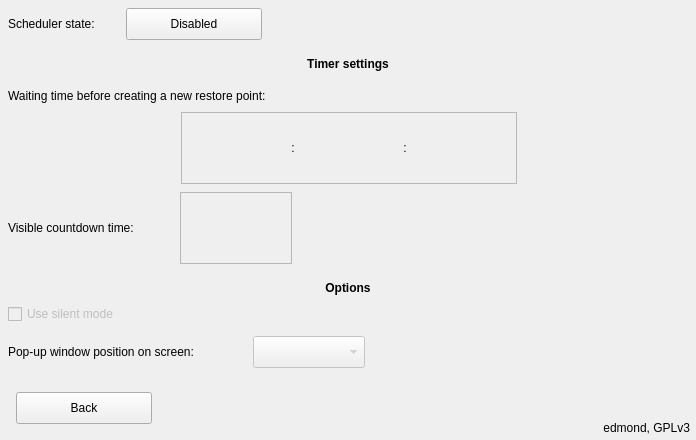
     <widget class="QWidget" name="schedulepanel" native="true">
      <property name="geometry">
       <rect>
        <x>697</x>
        <y>464</y>
        <width>696</width>
        <height>440</height>
       </rect>
      </property>
      <property name="autoFillBackground">
       <bool>true</bool>
      </property>
      <widget class="QLabel" name="schedulerstatetext">
       <property name="geometry">
        <rect>
         <x>8</x>
         <y>8</y>
         <width>113</width>
         <height>32</height>
        </rect>
       </property>
       <property name="text">
        <string>Scheduler state:</string>
       </property>
      </widget>
      <widget class="QPushButton" name="schedulerstate">
       <property name="geometry">
        <rect>
         <x>126</x>
         <y>8</y>
         <width>136</width>
         <height>32</height>
        </rect>
       </property>
       <property name="cursor">
        <cursorShape>PointingHandCursor</cursorShape>
       </property>
       <property name="focusPolicy">
        <enum>Qt::NoFocus</enum>
       </property>
       <property name="text">
        <string>Disabled</string>
       </property>
       <property name="iconSize">
        <size>
         <width>13</width>
         <height>13</height>
        </size>
       </property>
       <property name="checkable">
        <bool>true</bool>
       </property>
      </widget>
      <widget class="QLabel" name="label_24">
       <property name="geometry">
        <rect>
         <x>0</x>
         <y>48</y>
         <width>696</width>
         <height>32</height>
        </rect>
       </property>
       <property name="font">
        <font>
         <weight>75</weight>
         <bold>true</bold>
        </font>
       </property>
       <property name="text">
        <string>Timer settings</string>
       </property>
       <property name="alignment">
        <set>Qt::AlignCenter</set>
       </property>
      </widget>
      <widget class="QLabel" name="label_25">
       <property name="geometry">
        <rect>
         <x>0</x>
         <y>272</y>
         <width>696</width>
         <height>32</height>
        </rect>
       </property>
       <property name="font">
        <font>
         <weight>75</weight>
         <bold>true</bold>
        </font>
       </property>
       <property name="text">
        <string>Options</string>
       </property>
       <property name="alignment">
        <set>Qt::AlignCenter</set>
       </property>
      </widget>
      <widget class="QLabel" name="label_26">
       <property name="geometry">
        <rect>
         <x>8</x>
         <y>80</y>
         <width>680</width>
         <height>32</height>
        </rect>
       </property>
       <property name="text">
        <string>Waiting time before creating a new restore point:</string>
       </property>
      </widget>
      <widget class="QLabel" name="schedulersecondtext">
       <property name="geometry">
        <rect>
         <x>8</x>
         <y>212</y>
         <width>167</width>
         <height>32</height>
        </rect>
       </property>
       <property name="text">
        <string>Visible countdown time:</string>
       </property>
      </widget>
      <widget class="QLabel" name="windowpositiontext">
       <property name="geometry">
        <rect>
         <x>8</x>
         <y>336</y>
         <width>240</width>
         <height>32</height>
        </rect>
       </property>
       <property name="text">
        <string>Pop-up window position on screen:</string>
       </property>
      </widget>
      <widget class="QCheckBox" name="silentmode">
       <property name="enabled">
        <bool>false</bool>
       </property>
       <property name="geometry">
        <rect>
         <x>8</x>
         <y>304</y>
         <width>138</width>
         <height>20</height>
        </rect>
       </property>
       <property name="cursor">
        <cursorShape>PointingHandCursor</cursorShape>
       </property>
       <property name="focusPolicy">
        <enum>Qt::NoFocus</enum>
       </property>
       <property name="text">
        <string>Use silent mode</string>
       </property>
      </widget>
      <widget class="QComboBox" name="windowposition">
       <property name="enabled">
        <bool>false</bool>
       </property>
       <property name="geometry">
        <rect>
         <x>253</x>
         <y>336</y>
         <width>112</width>
         <height>32</height>
        </rect>
       </property>
       <property name="minimumSize">
        <size>
         <width>112</width>
         <height>32</height>
        </size>
       </property>
       <property name="cursor">
        <cursorShape>PointingHandCursor</cursorShape>
       </property>
       <property name="focusPolicy">
        <enum>Qt::NoFocus</enum>
       </property>
      </widget>
      <widget class="QPushButton" name="schedulerback">
       <property name="geometry">
        <rect>
         <x>16</x>
         <y>392</y>
         <width>136</width>
         <height>32</height>
        </rect>
       </property>
       <property name="cursor">
        <cursorShape>PointingHandCursor</cursorShape>
       </property>
       <property name="text">
        <string>Back</string>
       </property>
       <property name="icon">
        <iconset resource="pictures.qrc">
         <normaloff>:/pictures/back.png</normaloff>:/pictures/back.png</iconset>
       </property>
       <property name="iconSize">
        <size>
         <width>13</width>
         <height>13</height>
        </size>
       </property>
      </widget>
      <widget class="QLabel" name="label_27">
       <property name="geometry">
        <rect>
         <x>390</x>
         <y>416</y>
         <width>300</width>
         <height>24</height>
        </rect>
       </property>
       <property name="text">
        <string notr="true">edmond, GPLv3</string>
       </property>
       <property name="alignment">
        <set>Qt::AlignRight|Qt::AlignTrailing|Qt::AlignVCenter</set>
       </property>
      </widget>
      <widget class="QFrame" name="schedulerdayhrminpanel">
       <property name="geometry">
        <rect>
         <x>181</x>
         <y>112</y>
         <width>336</width>
         <height>72</height>
        </rect>
       </property>
       <property name="autoFillBackground">
        <bool>true</bool>
       </property>
       <property name="frameShape">
        <enum>QFrame::StyledPanel</enum>
       </property>
       <property name="frameShadow">
        <enum>QFrame::Sunken</enum>
       </property>
       <widget class="QPushButton" name="dayup">
        <property name="enabled">
         <bool>false</bool>
        </property>
        <property name="geometry">
         <rect>
          <x>0</x>
          <y>0</y>
          <width>112</width>
          <height>24</height>
         </rect>
        </property>
        <property name="cursor">
         <cursorShape>PointingHandCursor</cursorShape>
        </property>
        <property name="focusPolicy">
         <enum>Qt::NoFocus</enum>
        </property>
        <property name="toolTip">
         <string>More</string>
        </property>
        <property name="icon">
         <iconset resource="pictures.qrc">
          <normaloff>:/pictures/up.png</normaloff>:/pictures/up.png</iconset>
        </property>
        <property name="iconSize">
         <size>
          <width>24</width>
          <height>12</height>
         </size>
        </property>
        <property name="autoRepeat">
         <bool>true</bool>
        </property>
        <property name="autoRepeatInterval">
         <number>50</number>
        </property>
        <property name="flat">
         <bool>true</bool>
        </property>
       </widget>
       <widget class="QPushButton" name="hourup">
        <property name="enabled">
         <bool>false</bool>
        </property>
        <property name="geometry">
         <rect>
          <x>112</x>
          <y>0</y>
          <width>112</width>
          <height>24</height>
         </rect>
        </property>
        <property name="cursor">
         <cursorShape>PointingHandCursor</cursorShape>
        </property>
        <property name="focusPolicy">
         <enum>Qt::NoFocus</enum>
        </property>
        <property name="toolTip">
         <string>More</string>
        </property>
        <property name="icon">
         <iconset resource="pictures.qrc">
          <normaloff>:/pictures/up.png</normaloff>:/pictures/up.png</iconset>
        </property>
        <property name="iconSize">
         <size>
          <width>24</width>
          <height>12</height>
         </size>
        </property>
        <property name="autoRepeat">
         <bool>true</bool>
        </property>
        <property name="autoRepeatInterval">
         <number>50</number>
        </property>
        <property name="flat">
         <bool>true</bool>
        </property>
       </widget>
       <widget class="QPushButton" name="minuteup">
        <property name="enabled">
         <bool>false</bool>
        </property>
        <property name="geometry">
         <rect>
          <x>224</x>
          <y>0</y>
          <width>112</width>
          <height>24</height>
         </rect>
        </property>
        <property name="cursor">
         <cursorShape>PointingHandCursor</cursorShape>
        </property>
        <property name="focusPolicy">
         <enum>Qt::NoFocus</enum>
        </property>
        <property name="toolTip">
         <string>More</string>
        </property>
        <property name="icon">
         <iconset resource="pictures.qrc">
          <normaloff>:/pictures/up.png</normaloff>:/pictures/up.png</iconset>
        </property>
        <property name="iconSize">
         <size>
          <width>24</width>
          <height>12</height>
         </size>
        </property>
        <property name="autoRepeat">
         <bool>true</bool>
        </property>
        <property name="autoRepeatInterval">
         <number>50</number>
        </property>
        <property name="flat">
         <bool>true</bool>
        </property>
       </widget>
       <widget class="QPushButton" name="minutedown">
        <property name="enabled">
         <bool>false</bool>
        </property>
        <property name="geometry">
         <rect>
          <x>224</x>
          <y>48</y>
          <width>112</width>
          <height>24</height>
         </rect>
        </property>
        <property name="cursor">
         <cursorShape>PointingHandCursor</cursorShape>
        </property>
        <property name="focusPolicy">
         <enum>Qt::NoFocus</enum>
        </property>
        <property name="toolTip">
         <string>Less</string>
        </property>
        <property name="icon">
         <iconset resource="pictures.qrc">
          <normaloff>:/pictures/down.png</normaloff>:/pictures/down.png</iconset>
        </property>
        <property name="iconSize">
         <size>
          <width>24</width>
          <height>12</height>
         </size>
        </property>
        <property name="autoRepeat">
         <bool>true</bool>
        </property>
        <property name="autoRepeatInterval">
         <number>50</number>
        </property>
        <property name="flat">
         <bool>true</bool>
        </property>
       </widget>
       <widget class="QPushButton" name="hourdown">
        <property name="enabled">
         <bool>false</bool>
        </property>
        <property name="geometry">
         <rect>
          <x>112</x>
          <y>48</y>
          <width>112</width>
          <height>24</height>
         </rect>
        </property>
        <property name="cursor">
         <cursorShape>PointingHandCursor</cursorShape>
        </property>
        <property name="focusPolicy">
         <enum>Qt::NoFocus</enum>
        </property>
        <property name="toolTip">
         <string>Less</string>
        </property>
        <property name="icon">
         <iconset resource="pictures.qrc">
          <normaloff>:/pictures/down.png</normaloff>:/pictures/down.png</iconset>
        </property>
        <property name="iconSize">
         <size>
          <width>24</width>
          <height>12</height>
         </size>
        </property>
        <property name="autoRepeat">
         <bool>true</bool>
        </property>
        <property name="autoRepeatInterval">
         <number>50</number>
        </property>
        <property name="flat">
         <bool>true</bool>
        </property>
       </widget>
       <widget class="QPushButton" name="daydown">
        <property name="enabled">
         <bool>false</bool>
        </property>
        <property name="geometry">
         <rect>
          <x>0</x>
          <y>48</y>
          <width>112</width>
          <height>24</height>
         </rect>
        </property>
        <property name="cursor">
         <cursorShape>PointingHandCursor</cursorShape>
        </property>
        <property name="focusPolicy">
         <enum>Qt::NoFocus</enum>
        </property>
        <property name="toolTip">
         <string>Less</string>
        </property>
        <property name="icon">
         <iconset resource="pictures.qrc">
          <normaloff>:/pictures/down.png</normaloff>:/pictures/down.png</iconset>
        </property>
        <property name="iconSize">
         <size>
          <width>24</width>
          <height>12</height>
         </size>
        </property>
        <property name="autoRepeat">
         <bool>true</bool>
        </property>
        <property name="autoRepeatInterval">
         <number>50</number>
        </property>
        <property name="flat">
         <bool>true</bool>
        </property>
       </widget>
       <widget class="QLabel" name="schedulerday">
        <property name="geometry">
         <rect>
          <x>8</x>
          <y>24</y>
          <width>96</width>
          <height>24</height>
         </rect>
        </property>
        <property name="autoFillBackground">
         <bool>true</bool>
        </property>
        <property name="alignment">
         <set>Qt::AlignCenter</set>
        </property>
       </widget>
       <widget class="QLabel" name="label_30">
        <property name="geometry">
         <rect>
          <x>104</x>
          <y>24</y>
          <width>16</width>
          <height>24</height>
         </rect>
        </property>
        <property name="text">
         <string notr="true">:</string>
        </property>
        <property name="alignment">
         <set>Qt::AlignCenter</set>
        </property>
       </widget>
       <widget class="QLabel" name="schedulerhour">
        <property name="geometry">
         <rect>
          <x>120</x>
          <y>24</y>
          <width>96</width>
          <height>24</height>
         </rect>
        </property>
        <property name="autoFillBackground">
         <bool>true</bool>
        </property>
        <property name="alignment">
         <set>Qt::AlignCenter</set>
        </property>
       </widget>
       <widget class="QLabel" name="label_32">
        <property name="geometry">
         <rect>
          <x>216</x>
          <y>24</y>
          <width>16</width>
          <height>24</height>
         </rect>
        </property>
        <property name="text">
         <string notr="true">:</string>
        </property>
        <property name="alignment">
         <set>Qt::AlignCenter</set>
        </property>
       </widget>
       <widget class="QLabel" name="schedulerminute">
        <property name="geometry">
         <rect>
          <x>232</x>
          <y>24</y>
          <width>96</width>
          <height>24</height>
         </rect>
        </property>
        <property name="autoFillBackground">
         <bool>true</bool>
        </property>
        <property name="alignment">
         <set>Qt::AlignCenter</set>
        </property>
       </widget>
      </widget>
      <widget class="QFrame" name="schedulersecondpanel">
       <property name="geometry">
        <rect>
         <x>180</x>
         <y>192</y>
         <width>112</width>
         <height>72</height>
        </rect>
       </property>
       <property name="autoFillBackground">
        <bool>true</bool>
       </property>
       <property name="frameShape">
        <enum>QFrame::StyledPanel</enum>
       </property>
       <property name="frameShadow">
        <enum>QFrame::Sunken</enum>
       </property>
       <widget class="QPushButton" name="secondup">
        <property name="enabled">
         <bool>false</bool>
        </property>
        <property name="geometry">
         <rect>
          <x>0</x>
          <y>0</y>
          <width>112</width>
          <height>24</height>
         </rect>
        </property>
        <property name="cursor">
         <cursorShape>PointingHandCursor</cursorShape>
        </property>
        <property name="focusPolicy">
         <enum>Qt::NoFocus</enum>
        </property>
        <property name="toolTip">
         <string>More</string>
        </property>
        <property name="icon">
         <iconset resource="pictures.qrc">
          <normaloff>:/pictures/up.png</normaloff>:/pictures/up.png</iconset>
        </property>
        <property name="iconSize">
         <size>
          <width>24</width>
          <height>12</height>
         </size>
        </property>
        <property name="autoRepeat">
         <bool>true</bool>
        </property>
        <property name="autoRepeatInterval">
         <number>50</number>
        </property>
        <property name="flat">
         <bool>true</bool>
        </property>
       </widget>
       <widget class="QPushButton" name="seconddown">
        <property name="enabled">
         <bool>false</bool>
        </property>
        <property name="geometry">
         <rect>
          <x>0</x>
          <y>48</y>
          <width>112</width>
          <height>24</height>
         </rect>
        </property>
        <property name="cursor">
         <cursorShape>PointingHandCursor</cursorShape>
        </property>
        <property name="focusPolicy">
         <enum>Qt::NoFocus</enum>
        </property>
        <property name="toolTip">
         <string>Less</string>
        </property>
        <property name="icon">
         <iconset resource="pictures.qrc">
          <normaloff>:/pictures/down.png</normaloff>:/pictures/down.png</iconset>
        </property>
        <property name="iconSize">
         <size>
          <width>24</width>
          <height>12</height>
         </size>
        </property>
        <property name="autoRepeat">
         <bool>true</bool>
        </property>
        <property name="autoRepeatInterval">
         <number>50</number>
        </property>
        <property name="flat">
         <bool>true</bool>
        </property>
       </widget>
       <widget class="QLabel" name="schedulersecond">
        <property name="geometry">
         <rect>
          <x>8</x>
          <y>24</y>
          <width>96</width>
          <height>24</height>
         </rect>
        </property>
        <property name="autoFillBackground">
         <bool>true</bool>
        </property>
        <property name="alignment">
         <set>Qt::AlignCenter</set>
        </property>
       </widget>
      </widget>
     </widget>
